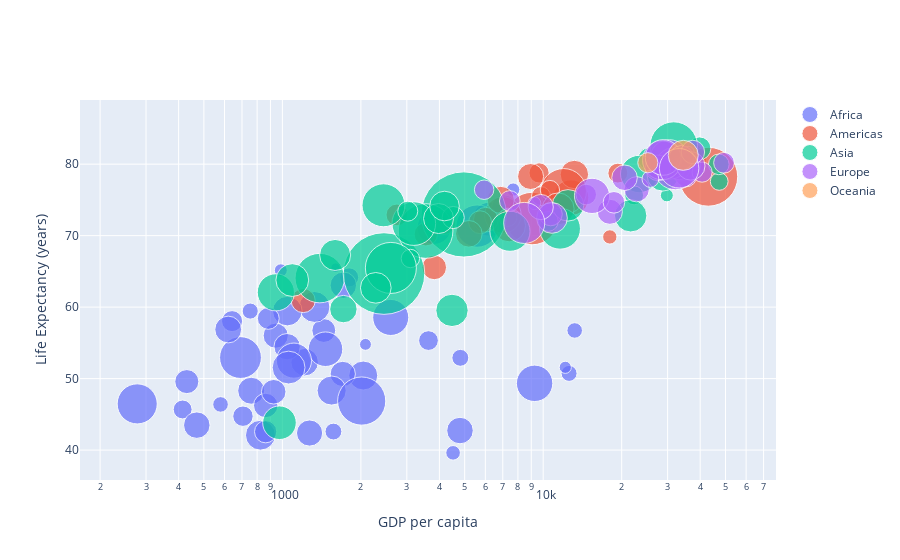

The cell this chart's notebook holds for it:
### Code cell
data = px.data.gapminder()
df_2007 = data[data['year']==2007]
df_2007 = df_2007.sort_values(['continent', 'country'])

bubble_size = []

for index, row in df_2007.iterrows():
    bubble_size.append(math.sqrt(row['pop']))

df_2007['size'] = bubble_size
continent_names = ['Africa', 'Americas', 'Asia', 'Europe', 'Oceania']
continent_data = {continent:df_2007.query("continent == '%s'" %continent)
                              for continent in continent_names}

fig = go.Figure()

for continent_name, df in continent_data.items():
    fig.add_trace(
        go.Scatter(
            x=df['gdpPercap'],
            y=df['lifeExp'],
            marker_size=df['size'],
            name=continent_name,

            # The next three parameters specify the hover text
            # Text supports just one customized field per trace 
            # and is implemented here with text=df['continent'],  
            # Custom data supports multiple fields through numeric indices in the hovertemplate 
            # In we weren't using the text parameter in our example, 
            # we could instead add continent as a third customdata field.
            customdata=df[['country','pop']],  
            hovertemplate=
                "<b>%{customdata[0]}</b><br>" +
                "<b>%{customdata[1]}</b><br><br>" +
                "GDP per Capita: %{x:$,.0f}<br>" +
                "Life Expectancy: %{y:.0f}<br>" +
                "Population: %{customdata[1]:,.0f}" +
                "<extra></extra>",
        ))


fig.update_traces(
    mode='markers',
    marker={'sizemode':'area',
            'sizeref':10})

fig.update_layout(
    xaxis={
        'title':'GDP per capita',
        'type':'log'},
    yaxis={'title':'Life Expectancy (years)'})

fig.show()

### Figure 1 — Plotly figure (JSON) as saved in the notebook; plotly's stock layout.template omitted (floating-point values rounded to 4 significant figures)
{"data": [{"customdata": [["Algeria", 33333216], ["Angola", 12420476], ["Benin", 8078314], ["Botswana", 1639131], ["Burkina Faso", 14326203], ["Burundi", 8390505], ["Cameroon", 17696293], ["Central African Republic", 4369038], ["Chad", 10238807], ["Comoros", 710960], ["Congo, Dem. Rep.", 64606759], ["Congo, Rep.", 3800610], ["Cote d'Ivoire", 18013409], ["Djibouti", 496374], ["Egypt", 80264543], ["Equatorial Guinea", 551201], ["Eritrea", 4906585], ["Ethiopia", 76511887], ["Gabon", 1454867], ["Gambia", 1688359], ["Ghana", 22873338], ["Guinea", 9947814], ["Guinea-Bissau", 1472041], ["Kenya", 35610177], ["Lesotho", 2012649], ["Liberia", 3193942], ["Libya", 6036914], ["Madagascar", 19167654], ["Malawi", 13327079], ["Mali", 12031795], ["Mauritania", 3270065], ["Mauritius", 1250882], ["Morocco", 33757175], ["Mozambique", 19951656], ["Namibia", 2055080], ["Niger", 12894865], ["Nigeria", 135031164], ["Reunion", 798094], ["Rwanda", 8860588], ["Sao Tome and Principe", 199579], ["Senegal", 12267493], ["Sierra Leone", 6144562], ["Somalia", 9118773], ["South Africa", 43997828], ["Sudan", 42292929], ["Swaziland", 1133066], ["Tanzania", 38139640], ["Togo", 5701579], ["Tunisia", 10276158], ["Uganda", 29170398], ["Zambia", 11746035], ["Zimbabwe", 12311143]], "hovertemplate": "<b>%{customdata[0]}</b><br><b>%{customdata[1]}</b><br><br>GDP per Capita: %{x:$,.0f}<br>Life Expectancy: %{y:.0f}<br>Population: %{customdata[1]:,.0f}<extra></extra>", "marker": {"size": [5773.0, 3524.0, 2842.0, 1280.0, 3785.0, 2897.0, 4207.0, 2090.0, 3200.0, 843.2, 8038.0, 1950.0, 4244.0, 704.5, 8959.0, 742.4, 2215.0, 8747.0, 1206.0, 1299.0, 4783.0, 3154.0, 1213.0, 5967.0, 1419.0, 1787.0, 2457.0, 4378.0, 3651.0, 3469.0, 1808.0, 1118.0, 5810.0, 4467.0, 1434.0, 3591.0, 11620.0, 893.4, 2977.0, 446.7, 3502.0, 2479.0, 3020.0, 6633.0, 6503.0, 1064.0, 6176.0, 2388.0, 3206.0, 5401.0, 3427.0, 3509.0], "sizemode": "area", "sizeref": 10}, "mode": "markers", "name": "Africa", "type": "scatter", "x": [6223.0, 4797.0, 1441.0, 12570.0, 1217.0, 430.1, 2042.0, 706.0, 1704.0, 986.1, 277.6, 3633.0, 1545.0, 2082.0, 5581.0, 12150.0, 641.4, 690.8, 13210.0, 752.7, 1328.0, 942.7, 579.2, 1463.0, 1569.0, 414.5, 12060.0, 1045.0, 759.3, 1043.0, 1803.0, 10960.0, 3820.0, 823.7, 4811.0, 619.7, 2014.0, 7670.0, 863.1, 1598.0, 1712.0, 862.5, 926.1, 9270.0, 2602.0, 4513.0, 1107.0, 883.0, 7093.0, 1056.0, 1271.0, 469.7], "y": [72.3, 42.73, 56.73, 50.73, 52.3, 49.58, 50.43, 44.74, 50.65, 65.15, 46.46, 55.32, 48.33, 54.79, 71.34, 51.58, 58.04, 52.95, 56.73, 59.45, 60.02, 56.01, 46.39, 54.11, 42.59, 45.68, 73.95, 59.44, 48.3, 54.47, 64.16, 72.8, 71.16, 42.08, 52.91, 56.87, 46.86, 76.44, 46.24, 65.53, 63.06, 42.57, 48.16, 49.34, 58.56, 39.61, 52.52, 58.42, 73.92, 51.54, 42.38, 43.49]}, {"customdata": [["Argentina", 40301927], ["Bolivia", 9119152], ["Brazil", 190010647], ["Canada", 33390141], ["Chile", 16284741], ["Colombia", 44227550], ["Costa Rica", 4133884], ["Cuba", 11416987], ["Dominican Republic", 9319622], ["Ecuador", 13755680], ["El Salvador", 6939688], ["Guatemala", 12572928], ["Haiti", 8502814], ["Honduras", 7483763], ["Jamaica", 2780132], ["Mexico", 108700891], ["Nicaragua", 5675356], ["Panama", 3242173], ["Paraguay", 6667147], ["Peru", 28674757], ["Puerto Rico", 3942491], ["Trinidad and Tobago", 1056608], ["United States", 301139947], ["Uruguay", 3447496], ["Venezuela", 26084662]], "hovertemplate": "<b>%{customdata[0]}</b><br><b>%{customdata[1]}</b><br><br>GDP per Capita: %{x:$,.0f}<br>Life Expectancy: %{y:.0f}<br>Population: %{customdata[1]:,.0f}<extra></extra>", "marker": {"size": [6348.0, 3020.0, 13780.0, 5778.0, 4035.0, 6650.0, 2033.0, 3379.0, 3053.0, 3709.0, 2634.0, 3546.0, 2916.0, 2736.0, 1667.0, 10430.0, 2382.0, 1801.0, 2582.0, 5355.0, 1986.0, 1028.0, 17350.0, 1857.0, 5107.0], "sizemode": "area", "sizeref": 10}, "mode": "markers", "name": "Americas", "type": "scatter", "x": [12780.0, 3822.0, 9066.0, 36320.0, 13170.0, 7007.0, 9645.0, 8948.0, 6025.0, 6873.0, 5728.0, 5186.0, 1202.0, 3548.0, 7321.0, 11980.0, 2749.0, 9809.0, 4173.0, 7409.0, 19330.0, 18010.0, 42950.0, 10610.0, 11420.0], "y": [75.32, 65.55, 72.39, 80.65, 78.55, 72.89, 78.78, 78.27, 72.23, 74.99, 71.88, 70.26, 60.92, 70.2, 72.57, 76.19, 72.9, 75.54, 71.75, 71.42, 78.75, 69.82, 78.24, 76.38, 73.75]}, {"customdata": [["Afghanistan", 31889923], ["Bahrain", 708573], ["Bangladesh", 150448339], ["Cambodia", 14131858], ["China", 1318683096], ["Hong Kong, China", 6980412], ["India", 1110396331], ["Indonesia", 223547000], ["Iran", 69453570], ["Iraq", 27499638], ["Israel", 6426679], ["Japan", 127467972], ["Jordan", 6053193], ["Korea, Dem. Rep.", 23301725], ["Korea, Rep.", 49044790], ["Kuwait", 2505559], ["Lebanon", 3921278], ["Malaysia", 24821286], ["Mongolia", 2874127], ["Myanmar", 47761980], ["Nepal", 28901790], ["Oman", 3204897], ["Pakistan", 169270617], ["Philippines", 91077287], ["Saudi Arabia", 27601038], ["Singapore", 4553009], ["Sri Lanka", 20378239], ["Syria", 19314747], ["Taiwan", 23174294], ["Thailand", 65068149], ["Vietnam", 85262356], ["West Bank and Gaza", 4018332], ["Yemen, Rep.", 22211743]], "hovertemplate": "<b>%{customdata[0]}</b><br><b>%{customdata[1]}</b><br><br>GDP per Capita: %{x:$,.0f}<br>Life Expectancy: %{y:.0f}<br>Population: %{customdata[1]:,.0f}<extra></extra>", "marker": {"size": [5647.0, 841.8, 12270.0, 3759.0, 36310.0, 2642.0, 33320.0, 14950.0, 8334.0, 5244.0, 2535.0, 11290.0, 2460.0, 4827.0, 7003.0, 1583.0, 1980.0, 4982.0, 1695.0, 6911.0, 5376.0, 1790.0, 13010.0, 9543.0, 5254.0, 2134.0, 4514.0, 4395.0, 4814.0, 8066.0, 9234.0, 2005.0, 4713.0], "sizemode": "area", "sizeref": 10}, "mode": "markers", "name": "Asia", "type": "scatter", "x": [974.6, 29800.0, 1391.0, 1714.0, 4959.0, 39720.0, 2452.0, 3541.0, 11610.0, 4471.0, 25520.0, 31660.0, 4519.0, 1593.0, 23350.0, 47310.0, 10460.0, 12450.0, 3096.0, 944, 1091.0, 22320.0, 2606.0, 3190.0, 21650.0, 47140.0, 3970.0, 4185.0, 28720.0, 7458.0, 2442.0, 3025.0, 2281.0], "y": [43.83, 75.64, 64.06, 59.72, 72.96, 82.21, 64.7, 70.65, 70.96, 59.55, 80.75, 82.6, 72.53, 67.3, 78.62, 77.59, 71.99, 74.24, 66.8, 62.07, 63.78, 75.64, 65.48, 71.69, 72.78, 79.97, 72.4, 74.14, 78.4, 70.62, 74.25, 73.42, 62.7]}, {"customdata": [["Albania", 3600523], ["Austria", 8199783], ["Belgium", 10392226], ["Bosnia and Herzegovina", 4552198], ["Bulgaria", 7322858], ["Croatia", 4493312], ["Czech Republic", 10228744], ["Denmark", 5468120], ["Finland", 5238460], ["France", 61083916], ["Germany", 82400996], ["Greece", 10706290], ["Hungary", 9956108], ["Iceland", 301931], ["Ireland", 4109086], ["Italy", 58147733], ["Montenegro", 684736], ["Netherlands", 16570613], ["Norway", 4627926], ["Poland", 38518241], ["Portugal", 10642836], ["Romania", 22276056], ["Serbia", 10150265], ["Slovak Republic", 5447502], ["Slovenia", 2009245], ["Spain", 40448191], ["Sweden", 9031088], ["Switzerland", 7554661], ["Turkey", 71158647], ["United Kingdom", 60776238]], "hovertemplate": "<b>%{customdata[0]}</b><br><b>%{customdata[1]}</b><br><br>GDP per Capita: %{x:$,.0f}<br>Life Expectancy: %{y:.0f}<br>Population: %{customdata[1]:,.0f}<extra></extra>", "marker": {"size": [1898.0, 2864.0, 3224.0, 2134.0, 2706.0, 2120.0, 3198.0, 2338.0, 2289.0, 7816.0, 9077.0, 3272.0, 3155.0, 549.5, 2027.0, 7625.0, 827.5, 4071.0, 2151.0, 6206.0, 3262.0, 4720.0, 3186.0, 2334.0, 1417.0, 6360.0, 3005.0, 2749.0, 8436.0, 7796.0], "sizemode": "area", "sizeref": 10}, "mode": "markers", "name": "Europe", "type": "scatter", "x": [5937.0, 36130.0, 33690.0, 7446.0, 10680.0, 14620.0, 22830.0, 35280.0, 33210.0, 30470.0, 32170.0, 27540.0, 18010.0, 36180.0, 40680.0, 28570.0, 9254.0, 36800.0, 49360.0, 15390.0, 20510.0, 10810.0, 9787.0, 18680.0, 25770.0, 28820.0, 33860.0, 37510.0, 8458.0, 33200.0], "y": [76.42, 79.83, 79.44, 74.85, 73.0, 75.75, 76.49, 78.33, 79.31, 80.66, 79.41, 79.48, 73.34, 81.76, 78.89, 80.55, 74.54, 79.76, 80.2, 75.56, 78.1, 72.48, 74.0, 74.66, 77.93, 80.94, 80.88, 81.7, 71.78, 79.42]}, {"customdata": [["Australia", 20434176], ["New Zealand", 4115771]], "hovertemplate": "<b>%{customdata[0]}</b><br><b>%{customdata[1]}</b><br><br>GDP per Capita: %{x:$,.0f}<br>Life Expectancy: %{y:.0f}<br>Population: %{customdata[1]:,.0f}<extra></extra>", "marker": {"size": [4520.0, 2029.0], "sizemode": "area", "sizeref": 10}, "mode": "markers", "name": "Oceania", "type": "scatter", "x": [34440.0, 25190.0], "y": [81.23, 80.2]}], "layout": {"xaxis": {"title": {"text": "GDP per capita"}, "type": "log"}, "yaxis": {"title": {"text": "Life Expectancy (years)"}}}}
